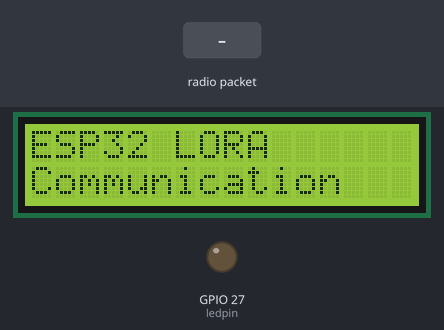
This sketch was run on a simulated ESP32. On the bench: 16×2 character LCD, output pins drawn as LEDs (lit = HIGH). Inputs (shaded band) come from the test bench. No radio packets arrive unless stated; what the sketch prints to the serial monitor is not drawn.

Above: at 2.3 s.
2.4 s: radio packet "5" arrives
At 3.9 s:
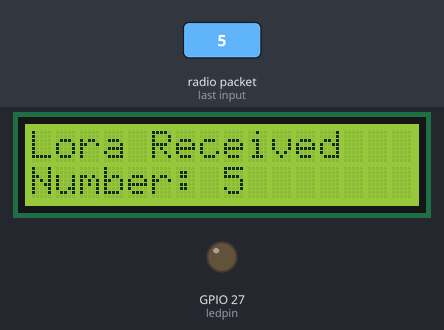
4.2 s: radio packet "90" arrives
At 5.7 s:
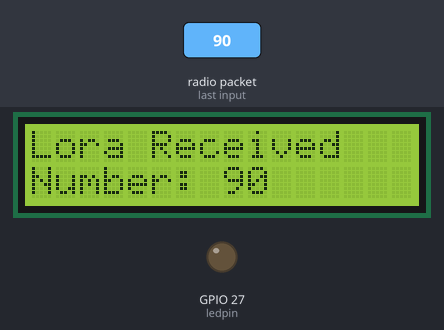
6.0 s: radio packet "200" arrives
At 7.3 s:
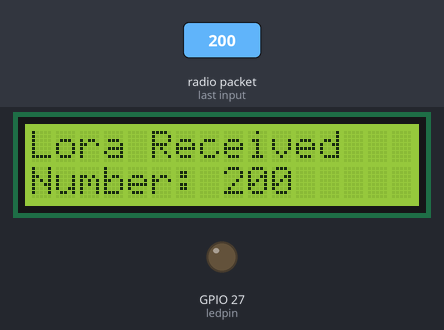
Timing chart, 0 to 9.0 s (numbered marks = the images above; inputs shaded):
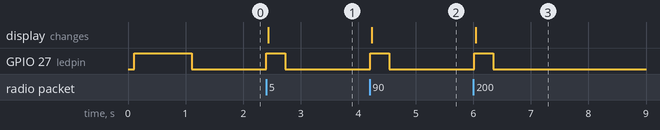

The sketch:

ESP32_Lora_RX_LCD.ino
```cpp
#include <Wire.h>
#include <LiquidCrystal_I2C.h>
LiquidCrystal_I2C lcd(0x27, 16, 2);
#include <LoRa.h>
#define SS 5
#define RST 14
#define DIO0 2
#define ledpin 27
int Level = 0;
String received_message = "";  // Declare a string to store received messages

void setup() {
  Serial.begin(115200);
  lcd.init();
  lcd.clear();
  lcd.backlight();
  lcd.setCursor(0, 0);
  lcd.print("ESP32 LORA");
  lcd.setCursor(0, 1);
  lcd.print("Communication");
  pinMode(ledpin, OUTPUT);
  digitalWrite(ledpin, LOW);
  LoRa.setPins(SS, RST, DIO0);

  if (!LoRa.begin(433E6)) {  // Adjust frequency for your region (e.g., 433E6 for Europe)
    Serial.println("LoRa Error");
    while (!LoRa.begin(433E6)) {
      digitalWrite(ledpin, HIGH);
      delay(300);
      digitalWrite(ledpin, LOW);
      delay(300);
    }
  }
  digitalWrite(ledpin, HIGH);
  LoRa.setTxPower(20, PA_OUTPUT_PA_BOOST_PIN);  // Max power for PA_BOOST pin

  // Optional: Set Spreading Factor (SF), Bandwidth, and Coding Rate for maximum range
  LoRa.setSpreadingFactor(12);     // SF can be between 6-12
  LoRa.setSignalBandwidth(125E3);  // Bandwidth options: 7.8E3 to 500E3
  LoRa.setCodingRate4(8);          // Coding rate: 5-8, where 8 provides maximum error correction
  Serial.println("Lora RX Started");
  delay(1000);

}

void loop() {
  int packetSize = LoRa.parsePacket();
  if (packetSize) {
    received_message = "";
    while (LoRa.available()) {
      received_message += (char)LoRa.read();
      delay(5);
    }
    Level = received_message.toInt();
    Serial.println(Level);
    digitalWrite(ledpin, HIGH);
    lcd.clear();
    lcd.setCursor(0, 0);
    lcd.print("Lora Received");
    lcd.setCursor(0, 1);
    lcd.print("Number: ");
    lcd.print(Level);
    lcd.print("   ");
    delay(300);
  } else
    digitalWrite(ledpin, LOW);
}
```

Measured:
- after the input at 2.4 s, GPIO 27 (ledpin): LOW → HIGH at once, → LOW 0.33 s later; the display: changes at once (image 1)
- after the input at 4.2 s, GPIO 27 (ledpin): LOW → HIGH at once, → LOW 0.33 s later; the display: changes at once (image 2)
- after the input at 6.0 s, GPIO 27 (ledpin): LOW → HIGH at once, → LOW 0.33 s later; the display: changes at once (image 3)
